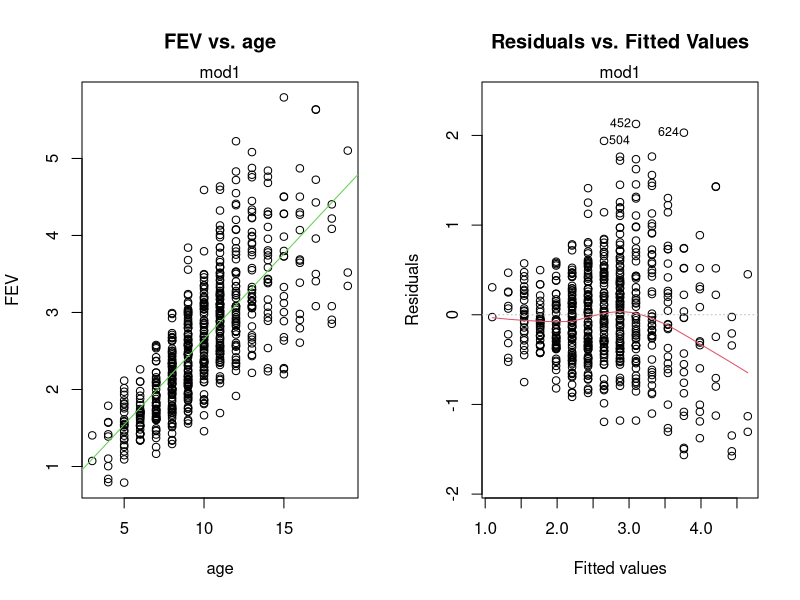

Write the R code that produced this figure. (Note: this script raises an error after producing the figure.)
## ---- chunk 1

## Loading in the a2 data set
a2data = read.table("a2data.txt", sep = "", header = T)

## Q1: fit a linear model to FEV on age

## Fitting a linear model fev_age which predicts FEV from age.
fev = a2data$fev
age = a2data$age
mod1 = lm(fev ~ age)

## ==> Q1(a) produce the scatter plot (FEV vs Age) and the residual plot with fitted value

## Combining 2 figures arranged in 1 row and 2 columns.
par(mfrow=c(1,2))

## Plotting the scatter plot of FEV vs. Age
plot(age, fev, main = "FEV vs. age", xlab = "age", ylab = "FEV", type = "p", col = 9, pch = 1) 
mtext("mod1")

## Plotting a regression line to aid in analysis
abline(mod1, col = 3)

## Plotting residuals vs fitted values
plot(mod1, which = 1, caption = list(""), main = "Residuals vs. Fitted Values", sub.caption = "")
mtext("mod1")
## ---- chunk 2

## Q1 b)

## Loading in the a2 data set
a2data = read.table("a2data.txt", sep = "", header = T)
library(MASS)

## Q1: fit a linear model to FEV on age

## Fitting a linear model mod1 which predicts FEV from age.
fev = a2data$fev
age = a2data$age
mod1 = lm(fev ~ age)
summary(mod1)

##==> Q1(b): boxcox transformation 
bx = boxcox(mod1, seq(-2, 2, 0.01))
lambdahat = bx$x[which.max(bx$y)]
mtext("Box-Cox Transformation")
lambdahat
## ---- chunk 3

## Loading in the a2 data set
a2data = read.table("a2data.txt", sep = "", header = T)

## Fitting a linear model log_fev_age which predicts log_FEV from age.
log_fev = log(a2data$fev)
age = a2data$age
mod2 = lm(log_fev ~ age)

summary(mod2)

par(mfrow=c(1,2))

## Plotting the scatter plot of log(FEV) vs. Age
plot(age, log_fev, main = "log(FEV) vs. age", xlab = "age", ylab = "FEV", type = "p", col = 9, pch = 1) 
mtext("mod2")

abline(mod2, col = 2)

## Plotting log (residuals vs fitted values)
plot(mod2, which = 1, caption = list(""), main = "Residuals vs. Fitted Values", sub.caption = "")
mtext("mod2")

plot(mod2, which = 3, main = "log(FEV) vs. Age")

plot(mod1, which = 3, main = "FEV vs Age")
## ---- chunk 4
## d)

## Loading in the a2 data set
a2data = read.table("a2data.txt", sep = "", header = T)

## confint(fev_age)

log_fev = log(a2data$fev)
age = a2data$age
mod2 = lm(log_fev ~ age)

## 95% confidence intervals for mean response in untransformed scale FEV when age=c(8, 17,21)
predict.lm(mod2, newdata = data.frame(age = c(8, 17, 21)), interval = "confidence", level = 0.95)

exp(predict(mod2, newdata = data.frame(age = c(8, 17, 21)), interval = "confidence", level = 0.95))


## 95% prediction intervals in untransformed scale for FEV when age=c(8, 17,21)
exp(predict.lm(mod2, newdata = data.frame(age = c(8, 17, 21)), interval = "prediction", level = 0.95))
## ---- chunk 5

## Loading in the a2 data set
a2data = read.table("a2data.txt", sep = "", header = T)

## Fitting a linear model log_fev_age which predicts log_FEV from age.
##log_both = lm(log(a2data$fev) ~ log(a2data$age))

## confint(both_fev_age)

log_fev = log(a2data$fev)
log_age = log(a2data$age)
mod3 = lm(log_fev ~ log_age)

summary(mod3)
## ---- chunk 6

## Loading in the a2 data set
a2data = read.table("a2data.txt", sep = "", header = T)

## Fitting a linear model log_fev_age which predicts log_FEV from age.
log_fev = log(a2data$fev)
log_age = log(a2data$age)
mod3 = lm(log_fev ~ log_age)

confint(mod3)
## ---- chunk 7

## Loading in the a2 data set
a2data = read.table("a2data.txt", sep = "", header = T)

## Fitting a linear model mod2 which predicts log_FEV from age.
log_fev = log(a2data$fev)
age = a2data$age
mod2 = lm(log_fev ~ age)

# Fitting a linear model mod3 which predicts log_FEV from log_age.
log_fev = log(a2data$fev)
log_age = log(a2data$age)
mod3 = lm(log_fev ~ log_age)

# Combining 6 figures arranged in 2 rows and 3 columns.
par(mfrow = c(2,3))

# Plotting the scatter plot of log(FEV) vs. Age
plot(age, log_fev)

# Plotting a regression line to aid in analysis
abline(mod2, col = 3)

# Labelling the Log(FEV) scatter plot
mtext("Log(FEV)")

# Plotting residuals vs fitted values of mod2
plot(mod2, which = 1)

# Plotting the Normal QQ - Plot for mod2 to aid in analysis
plot(mod2, which = 2)

# Plotting the scatter plot of log(FEV) vs. log(Age)
plot(log_age, log_fev)

# Plotting a regression line to aid in analysis
abline(mod3, col = 3)

# Labelling the Log(FEV) scatter plot
mtext("Log(FEV and AGE)")

# Plotting residuals vs fitted values of mod2
plot(mod3, which = 1)

# Plotting the Normal QQ - Plot for mod2 to aid in analysis
plot(mod3, which = 2)

